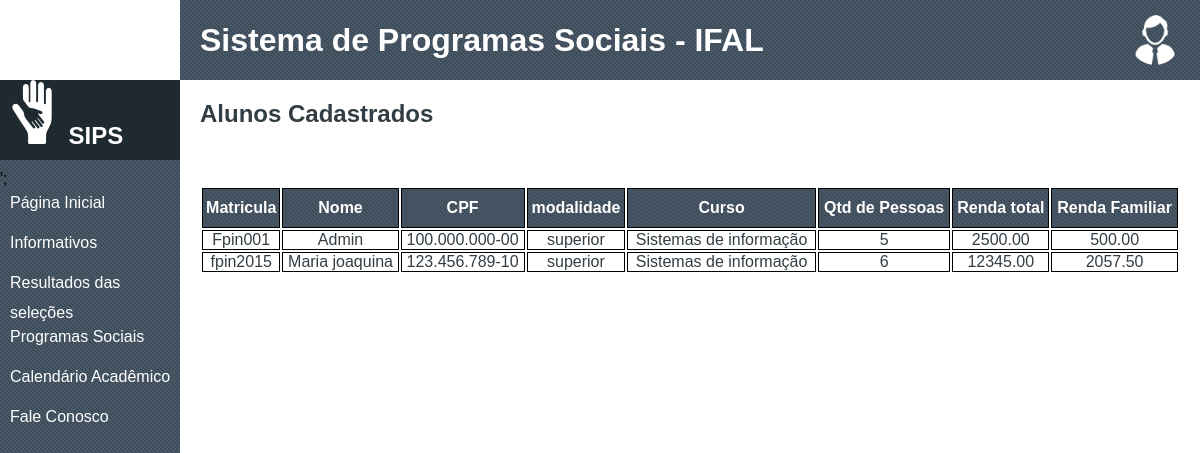
Page /alunos-selecao.php?id_selecao=3 on the committed database.
### tables this page shows
CREATE TABLE `usuario` (
  `matricula` varchar(20) NOT NULL,
  `nome` varchar(80) NOT NULL,
  `rg` varchar(9) NOT NULL,
  `cpf` varchar(14) NOT NULL,
  `email` varchar(80) NOT NULL,
  `data_nascimento` date NOT NULL,
  `sexo` varchar(9) NOT NULL,
  `estado_civil` varchar(8) NOT NULL,
  `tipo_usuario` int(11) NOT NULL,
  `senha` varchar(60) NOT NULL
);

CREATE TABLE `dado_estudantil` (
  `id_dado_estudantil` int(11) NOT NULL,
  `matric_usu` varchar(20) NOT NULL,
  `modalidade` varchar(50) NOT NULL,
  `curso` varchar(30) NOT NULL,
  `periodo_ano` int(11) NOT NULL
);

CREATE TABLE `dado_familia` (
  `id_dado_familia` int(11) NOT NULL,
  `matric_usu` varchar(20) NOT NULL,
  `qtd_familia` int(11) NOT NULL,
  `renda_familia` decimal(18,2) NOT NULL
);

### php/conexao_banco.php (called while the page is built)
<?php
class Conexao{
	public function conectar(){
		try {
			$conexao = new PDO('mysql:host=localhost;dbname=sips;charset=utf8', 'root', '');
	        $conexao->setAttribute(PDO::ATTR_ERRMODE, PDO::ERRMODE_EXCEPTION);
	        return $conexao;
		} catch (PDOException $e) {
			 header("Location: ..\\erro.php");
		}
	}
}
?>

### alunos-selecao.php (the view, shortened to what this page needs)
<!DOCTYPE html>
<html>
<head>
	<link rel="stylesheet" type="text/css" href="css/base.css">
</head>
<body>
	<div id="global">
		<?php
		 	include("php/main.php");
		 	include("php/menu.php");
		 	$id_selecao = isset($_GET['id_selecao']) ? $_GET['id_selecao'] : NULL;
		 ?>
		<div class="content">
			<section>
				<h1>Alunos Cadastrados</h1>
			</section>
			<section>
				<?php
					include("php/conexao_banco.php");
					echo "<table  class='tabela'>";
						$conexao_consulta = new Conexao();
			  			$consulta = $conexao_consulta->conectar()->query("SELECT u.matricula,u.nome,u.cpf,de.modalidade,de.curso, df.qtd_familia,df.renda_familia,TRUNCATE(df.renda_familia/df.qtd_familia,2) renda_familiar
							FROM usuario u,	dado_estudantil de,	dado_familia df, selecao_usuario su
							WHERE u.matricula = de.matric_usu AND u.matricula = df.matric_usu AND
							u.matricula = su.matric_usuario AND su.id_selecao = '$id_selecao'
							order by renda_familiar	");
			  			echo "<tr><th>Matricula</th> <th>Nome</th> <th>CPF</th> <th>modalidade</th> <th>Curso</th> <th>Qtd de Pessoas</th> <th>Renda total</th> <th>Renda Familiar</th></tr>";
			  			while ($linha = $consulta->fetch(PDO::FETCH_ASSOC)) {
						    echo "<tr>
						    		<td>{$linha['matricula']}</td>
									<td>{$linha['nome']}</td>
									<td>{$linha['cpf']}</td>
									<td>{$linha['modalidade']}</td>
									<td>{$linha['curso']}</td>
									<td>{$linha['qtd_familia']}</td>
									<td>{$linha['renda_familia']}</td>
									<td>{$linha['renda_familiar']}</td>
								  </tr>";
						}
					echo '</table>';
				?>
			</section>
		</div>
	</div>
</body>
</html>

### php/main.php
<main id="corpo">
	<header>
		<h1 class="logo">Sistema de Programas Sociais - IFAL</h1>
		<div class="profile">
		<?php
			$logado = isset($_SESSION['statusUsu']) ? $_SESSION['statusUsu'] : NULL;
			if ($logado == TRUE ) {
				$tipoUsuario = isset($_SESSION['tipo_usuario']) ? $_SESSION['tipo_usuario'] : NULL;
				if ($tipoUsuario == 2) {
					echo   '<img class="foto" src="img/assistente.png">
							<div class="dropdown">
								<a href="php/sair.php">Sair</a>
							</div>';
				}else{
					echo   '<img class="foto" src="img/aluno.png">
							<div class="dropdown">
								<a href="editar-perfil.php">Editar perfil</a>
								<a href="php/sair.php">Sair</a>
							</div>';
				}
			}else{
				echo
				'<img class="foto" src="img/userDefault.png">
				<div class="dropdown">
					<a href="login.php">Login</a>
				</div>';
			}
		 ?>
		</div>
	</header>

### php/menu.php (shortened to what this page needs)
<div id="global">
	<nav>
		<a href="index.php">
			<section id="logo">
				<img src="img/logo64.png">
				<h2>SIPS</h2>
			</section>
		</a>';
			<?php
			$tipoUsuario = 0;
			$menuIni = "<ul>
						<li>
							<a href='index.php'>Página Inicial</a>
						</li>
						<li>
							<a href='informativos.php'>Informativos</a>
						</li>
						<li>
							<a href='resultados-selecoes.php'>Resultados das seleções</a>
						</li>
						<li>
							<a href='programas-sociais-aluno.php'>Programas Sociais</a>
						</li>";
			$menuFinal ="<li>
							<a href='docs/calendario2016.pdf'>Calendário Acadêmico</a>
						</li>
						<li>
							<a href='fale-conosco.php'>Fale Conosco</a>
						</li>";
			switch ($tipoUsuario) {
				default:
				echo  $menuIni.$menuFinal;
				break;
			}
			echo '</nav>'
		 ?>

### css/base.css (style rules this page uses)
* { margin: 0; padding: 0; border: none; list-style: none; text-decoration: none; box-sizing:border-box; font-family: "arial"; }
header { background: url('../img/background.png') repeat; position: fixed; width: calc(100% - 15%); height: 80px; display: flex; justify-content: space-between; align-items: center; padding: 0 20px; top: 0; right: 0; }
header h1 { color: white; cursor: default; webkit-user-select: none; }
nav { position: fixed; background: url('../img/background.png') repeat; height: 100%; width: 15%; left: 0; z-index: 999999999; }
#logo { background-color: #1F2A30; width: 100%; height: 80px; color: white; float: right; }
#logo h2 { display: inline; }
nav li a { text-decoration: none; display: inline-block; width: 100%; height: 30px; color: #FFF; margin-bottom: 10px; line-height: 30px; padding-left: 10px; }
#corpo { padding-left: 15%; display: block; position: relative; top: 80px; overflow: hidden; }
#corpo .content { padding: 20px; }
section { margin-bottom: 40px; color: #333E44; }
nav section { margin-bottom: 10px; }
#global { margin: 0; }
.profile .foto { height: 50px; width: 50px; border-radius: 50%; cursor: pointer; }
.profile { height: 80px; display: flex; align-items: center; }
.tabela { width: 100%; text-align: center; }
.tabela th { background: url('../img/background.png') repeat; height: 40px; color: white; }
.tabela table, td, th { border: 1px solid black; }
.tabela td { vertical-align: bottom; }

### rows in the picture
usuario: matricula "Fpin001", nome "Admin", cpf "100.000.000-00", dado_estudantil.modalidade "superior", dado_estudantil.curso "Sistemas de informação", dado_familia.qtd_familia "5", dado_familia.renda_familia "2500.00", renda_familiar "500.00"
usuario: matricula "fpin2015", nome "Maria joaquina", cpf "123.456.789-10", dado_estudantil.modalidade "superior", dado_estudantil.curso "Sistemas de informação", dado_familia.qtd_familia "6", dado_familia.renda_familia "12345.00", renda_familiar "2057.50"
